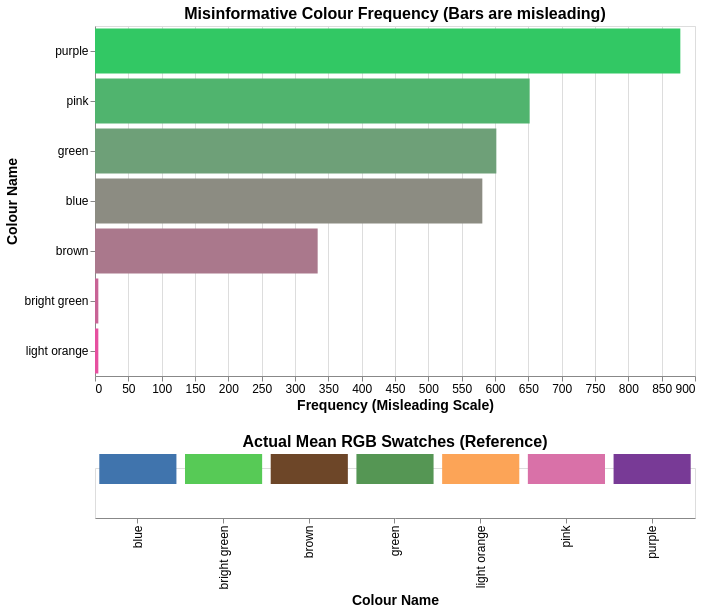

Notebook source saved alongside this figure:
### Markdown cell above
### Task 4: Misinformative Visualisations

The purpose of this task was to **create a visualisation that intentionally misleads** viewers about the frequency and characteristics of colours in the dataset. Using the cleaned colour naming dataset (`cleaned_CN_EN_10K_Mylonas2017.csv`), the visualisation combines selective data omission, arbitrary colour mapping, and shuffled ordering to distort perception while tooltips reveal the actual values.

#### Steps performed

1. **Load the cleaned dataset**: The CSV file was loaded and inspected to confirm its structure and contents.  
2. **Aggregate frequency of colour names**: Counts for each colour name were computed to understand their distribution.  
3. **Select a misleading subset**: The top 5 most frequent colours and 2 rare colours were chosen to exaggerate certain values and downplay others.  
4. **Compute mean RGB values for reference**: Mean red, green, and blue values were calculated for the selected colours.  
5. **Convert mean RGB to hex codes**: Hex codes were created for accurate colour swatches.  
6. **Generate fake RGB values for bars**: Arbitrary RGB values were assigned to the bars to mislead viewers about actual colour representation.  
7. **Create horizontal bar chart**: A bar chart shows the misleading frequency using fake colours, with interactive tooltips revealing real counts and RGB values.  
8. **Create RGB swatches in shuffled order**: Bars displaying true mean RGB colours were shuffled to further confuse perception.  
9. **Combine charts vertically**: The bar chart and swatches were stacked, maintaining interactivity and enhancing the misinformative effect.  

This workflow demonstrates how **design choices in scaling, colour, order, and selective data** can influence viewers’ perception, highlighting the importance of ethical and accurate visualisation practices.

### Code cell
import pandas as pd
import altair as alt

# --- Step 1: Load the cleaned dataset ---
df = pd.read_csv('cleaned_CN_EN_10K_Mylonas2017.csv')

# --- Step 2: Aggregate frequency ---
color_counts = df['name'].value_counts().reset_index()
color_counts.columns = ['name', 'count']

# --- Step 3: Select subset to mislead (top 5 + 2 rare colours) ---
top5 = color_counts.head(5)
rare2 = color_counts.tail(2)
misleading_df = pd.concat([top5, rare2]).reset_index(drop=True)

# --- Step 4: Compute mean RGB values for reference ---
mean_rgb = df.groupby('name')[['red','green','blue']].mean().reset_index()
misleading_df = misleading_df.merge(mean_rgb, on='name', how='left')

# --- Step 5: Convert mean RGB to hex codes for swatches ---
def rgb_to_hex(r, g, b):
    return f'#{int(r):02X}{int(g):02X}{int(b):02X}'

misleading_df['true_hex'] = misleading_df.apply(lambda row: rgb_to_hex(row.red, row.green, row.blue), axis=1)

# --- Step 6: Generate fake RGB values for bars ---
misleading_df['fake_hex'] = misleading_df.index.map(
    lambda i: f'rgb({50+30*i},{200-20*i},{100+10*i})'
)

# --- Step 7: Create horizontal bar chart (misleading frequency) ---
bar_chart = alt.Chart(misleading_df).mark_bar().encode(
    x=alt.X('count:Q', title='Frequency (Misleading Scale)'),
    y=alt.Y('name:N', sort='-x', title='Colour Name'),
    color=alt.Color('fake_hex:N', scale=None, legend=None),
    tooltip=['name', 'count', 'red', 'green', 'blue', 'true_hex']
).properties(
    width=600,
    height=350,
    title='Misinformative Colour Frequency (Bars are misleading)'
)

# --- Step 8: Create RGB swatches in shuffled order ---
swatch_df = misleading_df.sample(frac=1)  # shuffle for misdirection

swatches = alt.Chart(swatch_df).mark_bar(height=30).encode(
    x=alt.X('name:N', title='Colour Name'),
    y=alt.value(1),
    color=alt.Color('true_hex:N', scale=None),
    tooltip=['name', 'red', 'green', 'blue', 'true_hex']
).properties(
    width=600,
    height=50,
    title='Actual Mean RGB Swatches (Reference)'
)

# --- Step 9: Combine charts vertically ---
final_chart = alt.vconcat(bar_chart, swatches).configure_axis(
    labelFontSize=12,
    titleFontSize=14
).configure_title(
    fontSize=16
)

final_chart.show()

### Figure 1 — Vega-Lite specification as saved in the notebook (floating-point values rounded to 4 significant figures)
{"config": {"view": {"continuousWidth": 300, "continuousHeight": 300}, "axis": {"labelFontSize": 12, "titleFontSize": 14}, "title": {"fontSize": 16}}, "vconcat": [{"data": {"name": "data-4fcd9b2158ce72c32cd88d61791e7e7e"}, "mark": {"type": "bar"}, "encoding": {"color": {"field": "fake_hex", "legend": null, "scale": null, "type": "nominal"}, "tooltip": [{"field": "name", "type": "nominal"}, {"field": "count", "type": "quantitative"}, {"field": "red", "type": "quantitative"}, {"field": "green", "type": "quantitative"}, {"field": "blue", "type": "quantitative"}, {"field": "true_hex", "type": "nominal"}], "x": {"field": "count", "title": "Frequency (Misleading Scale)", "type": "quantitative"}, "y": {"field": "name", "sort": "-x", "title": "Colour Name", "type": "nominal"}}, "height": 350, "title": "Misinformative Colour Frequency (Bars are misleading)", "width": 600}, {"data": {"name": "data-11af976bb2b6213c13385bd3c8b467b9"}, "mark": {"type": "bar", "height": 30}, "encoding": {"color": {"field": "true_hex", "scale": null, "type": "nominal"}, "tooltip": [{"field": "name", "type": "nominal"}, {"field": "red", "type": "quantitative"}, {"field": "green", "type": "quantitative"}, {"field": "blue", "type": "quantitative"}, {"field": "true_hex", "type": "nominal"}], "x": {"field": "name", "title": "Colour Name", "type": "nominal"}, "y": {"value": 1}}, "height": 50, "title": "Actual Mean RGB Swatches (Reference)", "width": 600}], "$schema": "https://vega.github.io/schema/vega-lite/v5.20.1.json", "datasets": {"data-4fcd9b2158ce72c32cd88d61791e7e7e": [{"name": "purple", "count": 878, "red": 120.5, "green": 58.8, "blue": 150.9, "true_hex": "#783A96", "fake_hex": "rgb(50,200,100)"}, {"name": "pink", "count": 652, "red": 217.9, "green": 113.6, "blue": 168.3, "true_hex": "#D971A8", "fake_hex": "rgb(80,180,110)"}, {"name": "green", "count": 602, "red": 85.6, "green": 150.2, "blue": 84.32, "true_hex": "#559654", "fake_hex": "rgb(110,160,120)"}, {"name": "blue", "count": 581, "red": 64.43, "green": 116.1, "blue": 173.6, "true_hex": "#4074AD", "fake_hex": "rgb(140,140,130)"}, {"name": "brown", "count": 334, "red": 109.6, "green": 70.46, "blue": 40.4, "true_hex": "#6D4628", "fake_hex": "rgb(170,120,140)"}, {"name": "bright green", "count": 5, "red": 87.0, "green": 202.6, "blue": 86.8, "true_hex": "#57CA56", "fake_hex": "rgb(200,100,150)"}, {"name": "light orange", "count": 5, "red": 252.4, "green": 164.4, "blue": 87.0, "true_hex": "#FCA457", "fake_hex": "rgb(230,80,160)"}], "data-11af976bb2b6213c13385bd3c8b467b9": [{"name": "blue", "count": 581, "red": 64.43, "green": 116.1, "blue": 173.6, "true_hex": "#4074AD", "fake_hex": "rgb(140,140,130)"}, {"name": "purple", "count": 878, "red": 120.5, "green": 58.8, "blue": 150.9, "true_hex": "#783A96", "fake_hex": "rgb(50,200,100)"}, {"name": "brown", "count": 334, "red": 109.6, "green": 70.46, "blue": 40.4, "true_hex": "#6D4628", "fake_hex": "rgb(170,120,140)"}, {"name": "green", "count": 602, "red": 85.6, "green": 150.2, "blue": 84.32, "true_hex": "#559654", "fake_hex": "rgb(110,160,120)"}, {"name": "light orange", "count": 5, "red": 252.4, "green": 164.4, "blue": 87.0, "true_hex": "#FCA457", "fake_hex": "rgb(230,80,160)"}, {"name": "pink", "count": 652, "red": 217.9, "green": 113.6, "blue": 168.3, "true_hex": "#D971A8", "fake_hex": "rgb(80,180,110)"}, {"name": "bright green", "count": 5, "red": 87.0, "green": 202.6, "blue": 86.8, "true_hex": "#57CA56", "fake_hex": "rgb(200,100,150)"}]}}
